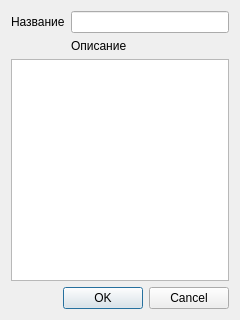
<?xml version="1.0" encoding="UTF-8"?>
<ui version="4.0">
 <class>LocalityDialog</class>
 <widget class="QDialog" name="LocalityDialog">
  <property name="geometry">
   <rect>
    <x>0</x>
    <y>0</y>
    <width>240</width>
    <height>320</height>
   </rect>
  </property>
  <property name="windowTitle">
   <string>Населенный пункт</string>
  </property>
  <layout class="QGridLayout" name="gridLayout">
   <item row="0" column="1">
    <widget class="QLineEdit" name="lineEditName"/>
   </item>
   <item row="2" column="0" colspan="2">
    <widget class="QTextEdit" name="textEditDescription"/>
   </item>
   <item row="0" column="0">
    <widget class="QLabel" name="labeName">
     <property name="text">
      <string>Название</string>
     </property>
    </widget>
   </item>
   <item row="3" column="0" colspan="2">
    <widget class="QDialogButtonBox" name="buttonBox">
     <property name="orientation">
      <enum>Qt::Horizontal</enum>
     </property>
     <property name="standardButtons">
      <set>QDialogButtonBox::Cancel|QDialogButtonBox::Ok</set>
     </property>
    </widget>
   </item>
   <item row="1" column="1">
    <widget class="QLabel" name="labelDescription">
     <property name="text">
      <string>Описание</string>
     </property>
    </widget>
   </item>
  </layout>
 </widget>
 <resources/>
 <connections>
  <connection>
   <sender>buttonBox</sender>
   <signal>accepted()</signal>
   <receiver>LocalityDialog</receiver>
   <slot>accept()</slot>
   <hints>
    <hint type="sourcelabel">
     <x>248</x>
     <y>254</y>
    </hint>
    <hint type="destinationlabel">
     <x>157</x>
     <y>274</y>
    </hint>
   </hints>
  </connection>
  <connection>
   <sender>buttonBox</sender>
   <signal>rejected()</signal>
   <receiver>LocalityDialog</receiver>
   <slot>reject()</slot>
   <hints>
    <hint type="sourcelabel">
     <x>316</x>
     <y>260</y>
    </hint>
    <hint type="destinationlabel">
     <x>286</x>
     <y>274</y>
    </hint>
   </hints>
  </connection>
 </connections>
</ui>
